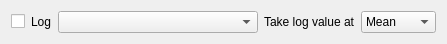
<?xml version="1.0" encoding="UTF-8"?>
<ui version="4.0">
 <class>LogValueSelector</class>
 <widget class="QWidget" name="LogValueSelector">
  <property name="geometry">
   <rect>
    <x>0</x>
    <y>0</y>
    <width>410</width>
    <height>41</height>
   </rect>
  </property>
  <property name="windowTitle">
   <string>LogValueSelector</string>
  </property>
  <layout class="QHBoxLayout" name="horizontalLayout_2">
   <item>
    <layout class="QHBoxLayout" name="horizontalLayout">
     <item>
      <widget class="QCheckBox" name="chkUseLog">
       <property name="enabled">
        <bool>true</bool>
       </property>
       <property name="visible">
        <bool>true</bool>
       </property>
       <property name="toolTip">
        <string>&lt;html&gt;&lt;head/&gt;&lt;body&gt;&lt;p&gt;Select to enable/disable log value selection&lt;/p&gt;&lt;/body&gt;&lt;/html&gt;</string>
       </property>
       <property name="text">
        <string/>
       </property>
      </widget>
     </item>
     <item>
      <widget class="QLabel" name="logLabel">
       <property name="text">
        <string>Log</string>
       </property>
      </widget>
     </item>
     <item>
      <widget class="QComboBox" name="log">
       <property name="minimumSize">
        <size>
         <width>200</width>
         <height>0</height>
        </size>
       </property>
       <property name="toolTip">
        <string>&lt;html&gt;&lt;head/&gt;&lt;body&gt;&lt;p&gt;Choose log value to take&lt;/p&gt;&lt;/body&gt;&lt;/html&gt;</string>
       </property>
       <property name="editable">
        <bool>false</bool>
       </property>
       <property name="sizeAdjustPolicy">
        <enum>QComboBox::AdjustToContents</enum>
       </property>
      </widget>
     </item>
     <item>
      <widget class="QLabel" name="functionLabel">
       <property name="text">
        <string>&lt;html&gt;&lt;head/&gt;&lt;body&gt;&lt;p&gt;Take log value at&lt;/p&gt;&lt;/body&gt;&lt;/html&gt;</string>
       </property>
      </widget>
     </item>
     <item>
      <widget class="QComboBox" name="function">
       <property name="minimumSize">
        <size>
         <width>75</width>
         <height>0</height>
        </size>
       </property>
       <property name="toolTip">
        <string>&lt;html&gt;&lt;head/&gt;&lt;body&gt;&lt;p&gt;Choose function to apply to log value&lt;/p&gt;&lt;/body&gt;&lt;/html&gt;</string>
       </property>
       <property name="editable">
        <bool>false</bool>
       </property>
       <property name="currentIndex">
        <number>0</number>
       </property>
       <item>
        <property name="text">
         <string>Mean</string>
        </property>
       </item>
       <item>
        <property name="text">
         <string>Min</string>
        </property>
       </item>
       <item>
        <property name="text">
         <string>Max</string>
        </property>
       </item>
       <item>
        <property name="text">
         <string>First</string>
        </property>
       </item>
       <item>
        <property name="text">
         <string>Last</string>
        </property>
       </item>
      </widget>
     </item>
    </layout>
   </item>
  </layout>
 </widget>
 <resources/>
 <connections/>
</ui>
